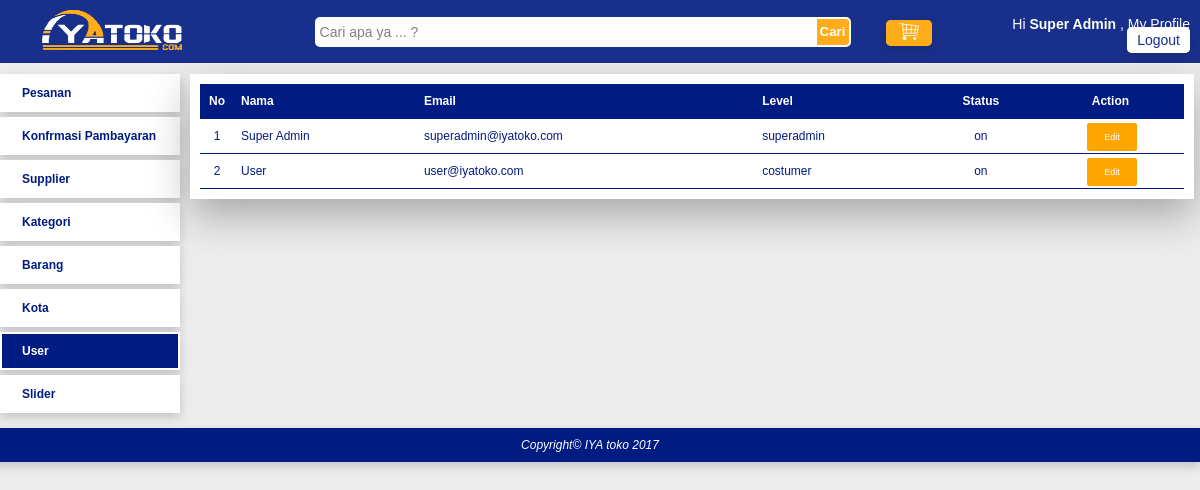
Page /index.php?page=my_profile&module=user&action=list (signed in) on the committed database.
### tables this page shows
CREATE TABLE `tb_user` (
  `id_user` int(10) NOT NULL AUTO_INCREMENT,
  `level_user` varchar(30) NOT NULL,
  `nama_user` varchar(150) NOT NULL,
  `email_user` varchar(160) NOT NULL,
  `password` varchar(300) DEFAULT NULL,
  `status` enum('on','off') NOT NULL,
  PRIMARY KEY (`id_user`)
);

### module/user/list.php (the view)
<?php
    $no=1;
    $queryAdmin = mysqli_query($koneksi, "SELECT * FROM tb_user ORDER BY nama_user ASC");
    if(mysqli_num_rows($queryAdmin) == 0)
    {
        echo "<h3>Saat ini belum ada data user yang dimasukan</h3>";
    }
    else
    {
        echo "<table class='table-list'>";
            echo "<tr class='baris-title'>
                    <th class='kolom-nomor'>No</th>
                    <th class='kiri'>Nama</th>
                    <th class='kiri'>Email</th>
                    <th class='kiri'>Level</th>
                    <th class='tengah'>Status</th>
                    <th class='tengah'h>Action</th>
                 </tr>";
            while($rowUser=mysqli_fetch_array($queryAdmin))
            {
                echo "<tr>
                        <td class='kolom-nomor'>$no</td>
                        <td>$rowUser[nama_user]</td>
                        <td>$rowUser[email_user]</td>
                        <td>$rowUser[level_user]</td>
                        <td class='tengah'>$rowUser[status]</td>
                        <td class='tengah'><a class='tombol-action' href='".BASE_URL."index.php?page=my_profile&module=user&action=form&id_user=$rowUser[id_user]"."'>Edit</a></td>
                     </tr>";
                $no++;
            }
        echo "</table>";
    }
?>

### css/style.css (style rules this page uses)
body { font-family: arial; font-size: 12px; color: #001B81; background: #EDEDED; margin: 0px; margin-top: 64px; }
.table-list { width: 100%; border-collapse: collapse; }
.table-list tr { border-bottom: 1px #001B81 solid; }
.table-list tr.baris-title { background: #001B81; color: white; }
.table-list tr th, .table-list tr td { padding: 10px 7px; }
.kolom-nomor { width: 20px; text-align: center; }
.kiri { text-align: left; }
.tengah { text-align: center; }
.tombol-action { border: 2px orange solid; background: orange; color: white; padding: 7px 15px; border-radius: 3px; cursor: pointer; text-decoration: none; margin-left: 3px; font-size: 9px; }

### rows in the picture
tb_user: nama_user "Super Admin", email_user "superadmin@iyatoko.com", level_user "superadmin", status "on"
tb_user: nama_user "User", email_user "user@iyatoko.com", level_user "costumer", status "on"

### other values in the picture
$nama_user "Super Admin"
